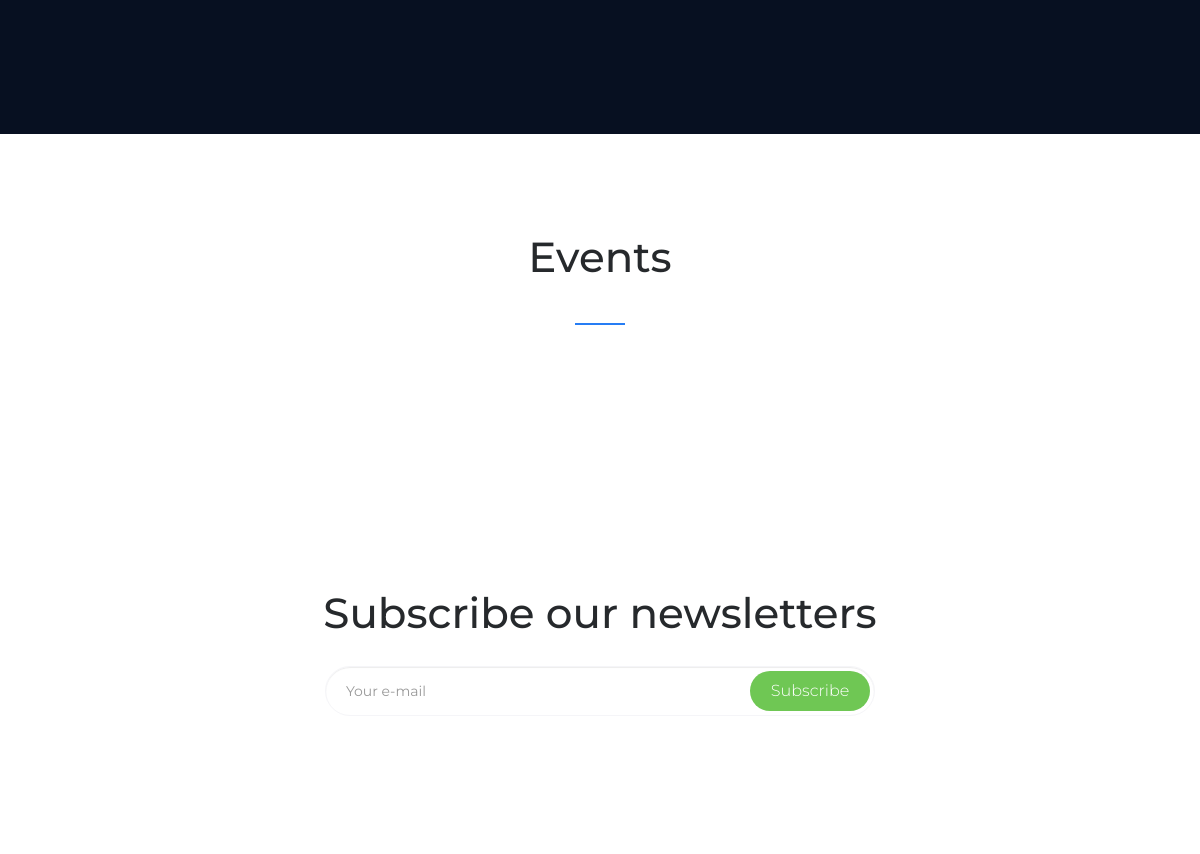
/ (signed in, middle part), run on an earlier commit of the app's database.
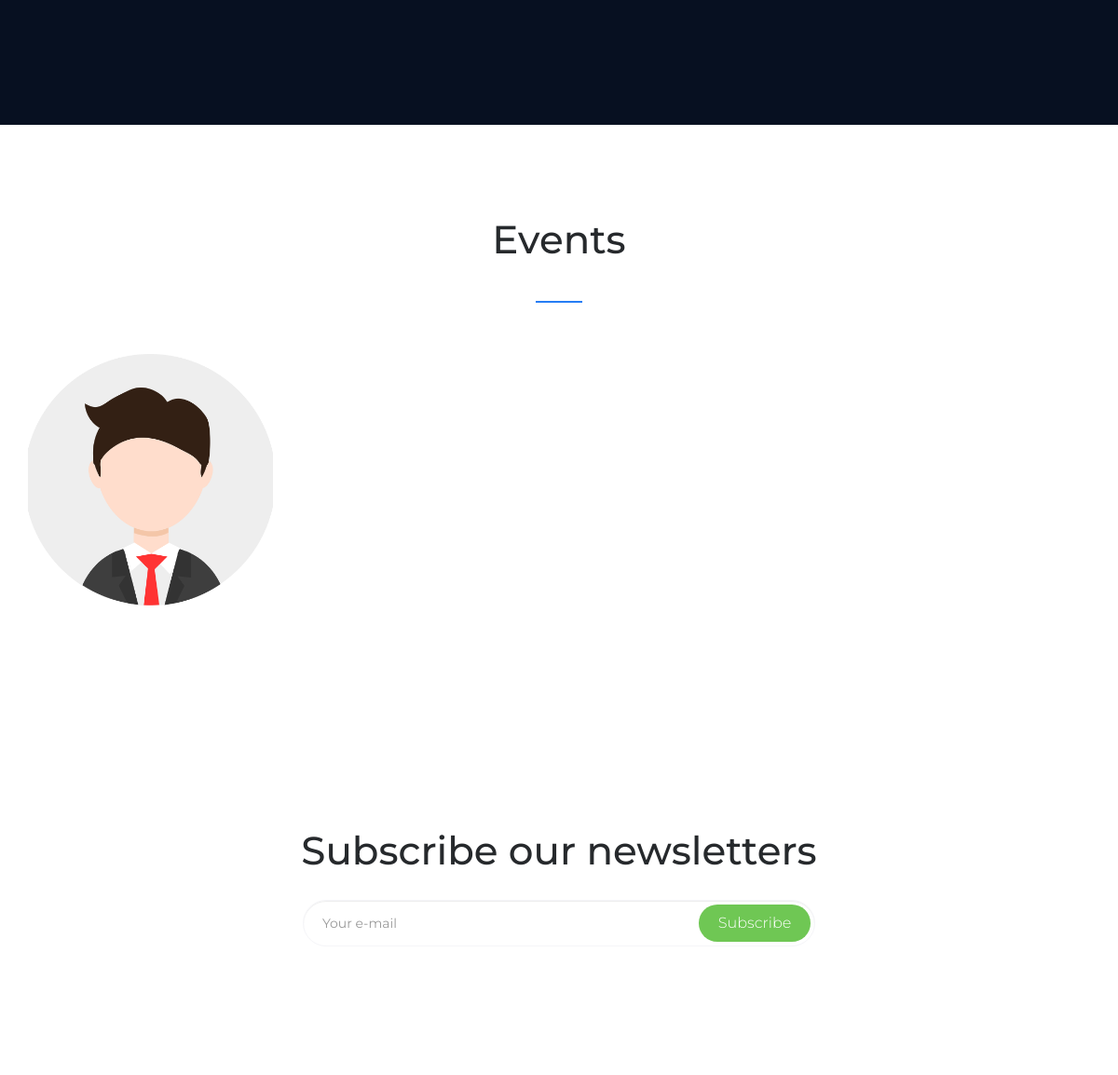
And on a later commit of the database.
### Secretory/models.py (models this page shows, shortened)
class Event(models.Model):
    created_by = models.ForeignKey(Secratory,on_delete=models.CASCADE)
    subject = models.CharField(max_length=100)
    des = models.TextField()
    date = models.DateField()
    created_on = models.DateTimeField(auto_now_add=True)
    pic = models.FileField(upload_to='event',null=True,blank=True)

### Members/views.py (the view)
# urls.py: path('',views.member_index,name='member-index'),
def member_index(request):
    events = models.Event.objects.filter(date__gte = str(date.today()) )[::-1]
    event_count = models.Event.objects.all().count()
    return render(request,'member-index.html',{
        'events':events ,
        'event_count':event_count
        })

### Members/templates/member-index.html (shortened to what this page needs)
{% extends 'member-header.html' %}
{% load static %}
{% block content %}
    <main id="main" class="site-main">
        <section class="site-section section-map-feature text-center">
        </section>
        {% if request.session.memail %}
        <section class="site-section section-portfolio">
            <div class="container">
                <div class="text-center">
                    <h2 class="heading-separator">Events </h2>
                </div>
                <div class="row">
                    {% for event in events %}
                    <div class="col-lg-3 col-md-4 col-xs-6">
                        <div class="portfolio-item">
                            {% if event.pic %}
                            <img src="{{event.pic.url}}" class="img-res" alt="">
                            {% else %}
                            <img src="{% static 'member/assets/img/portfolio-1.jpg' %}" class="img-res" alt="">
                            {% endif %}
                            <h4 class="portfolio-item-title">{{event.subject}}</h4><br><br><br>
                        </div>
                    </div>
                    {% endfor %}
                </div>
            </div>
        </section>
        {% endif %}
        <section class="site-section section-newsletter text-center">
            <div class="container">
                <h2>Subscribe our newsletters</h2>
                <form class="form-group newsletter-group">
                    <input type="email" class="form-control" placeholder="Your e-mail" required>
                    <button class="btn btn-green" type="button">Subscribe</button>
                </form>
            </div>
        </section>
    </main>
{% endblock %}

What changed in the data, as far as the page shows it:
added Event: pic (picture)
